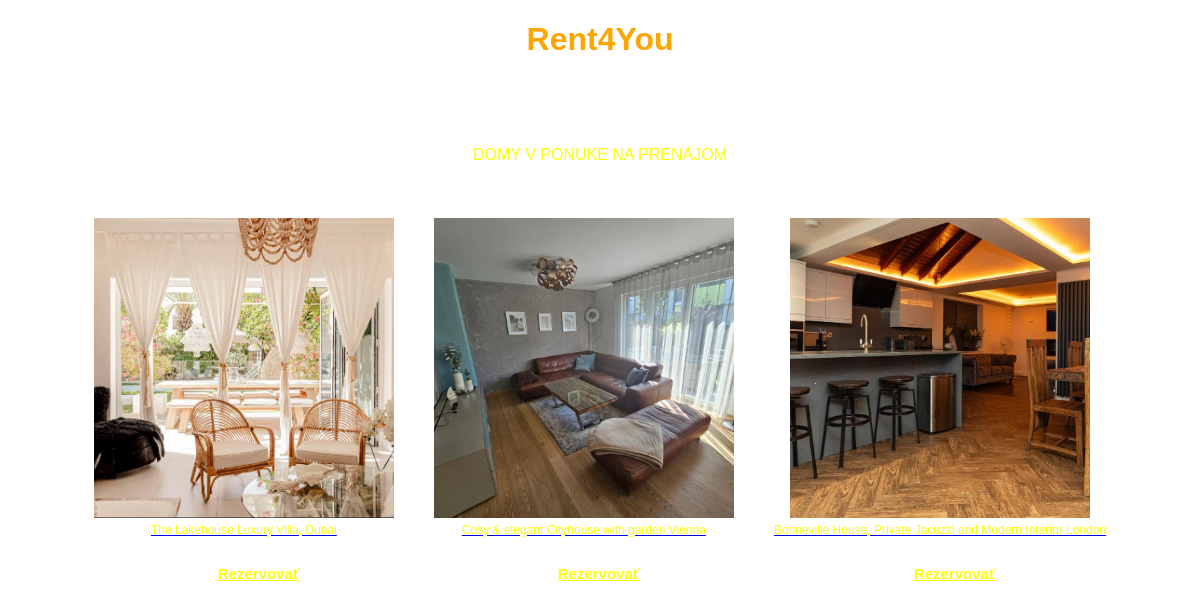
/domy/, run on the app's committed database.
### viewer/models.py (models this page shows)
class Property(Model):
    name = CharField(max_length=50)
    category = ForeignKey(Category, on_delete=CASCADE)
    image = ImageField(upload_to='uploads/')
    order_of_property = IntegerField()
    title = CharField(max_length=500)
    price = IntegerField(default=150)

### viewer/views.py (the view)
# urls.py: path('<str:category>/', rental, name='rental'),
def rental(request, category=None):
    try:
        category_object = Category.objects.get(name=category)
        properties = Property.objects.filter(category=category_object)
        context = {
            'category': category_object,
            'properties': properties,
        }
        template_name = f'{category}.html'
        return render(request, template_name, context)
    except Category.DoesNotExist:
        raise Http404("Category does not exist")

### viewer/templates/domy.html (shortened to what this page needs)
<!DOCTYPE html>
{% load static %}
<html lang="sk">
<head>
    <link rel="stylesheet" href="{% static 'styles.css' %}">
    <link rel="stylesheet" href="https://cdnjs.cloudflare.com/ajax/libs/lightbox2/2.11.3/css/lightbox.min.css" />
</head>
<body>
        <div class="header">
            <h1><span class="highlight">Rent4You</span></h1>
        </div>
        <div class="content center-text">
            <p>DOMY V PONUKE NA PRENÁJOM</p>
            <div class="thumbnail-container">
                {% if properties %}
                <div class="image-link">
                    <a href="{{ properties.0.image.url }}" data-lightbox="property" data-title="{{ properties.0.title }}">
                        <img src="{{ properties.0.image.url }}" alt="Náhled hlavního obrázku">
                             <div class="image-title">{{ properties.0.title }}</div>
                 <p><a class="reservation-link" href="{% url 'reservation' property_id=properties.0.id %}">Rezervovať</a></p>
                    </a>
                {% endif %}
            </div>
            <div class="thumbnail-container">
                {% if properties %}
                <div class="image-link">
                    <a href="{{ properties.5.image.url }}" data-lightbox="property" data-title="{{ properties.5.title }}">
                        <img src="{{ properties.5.image.url }}" alt="Náhled hlavního obrázku">
                             <div class="image-title">{{ properties.5.title }}</div>
                    <p><a class="reservation-link" href="{% url 'reservation' property_id=properties.5.id %}">Rezervovať</a></p>
                    </a>
                {% endif %}
            </div>
            <div class="thumbnail-container">
                {% if properties %}
                <div class="image-link">
                    <a href="{{ properties.10.image.url }}" data-lightbox="property" data-title="{{ properties.10.title }}">
                        <img src="{{ properties.10.image.url }}" alt="Náhled hlavního obrázku">
                             <div class="image-title">{{ properties.10.title }}</div>
                   <p><a class="reservation-link" href="{% url 'reservation' property_id=properties.10.id %}">Rezervovať</a></p>
                    </a>
                {% endif %}
            </div>
        </div>
    </div>
</body>
</html>

### viewer/static/styles.css (style rules this page uses)
body { margin: 0; padding: 0; color: yellow; font-family: Arial, sans-serif; background-image: url('uploads/background.jpg'); background-size: cover; background-repeat: no-repeat; background-position: top left; display: flex; flex-direction: column; align-items: center; justify-content: center; }
.content { margin: 50px 15px; }
.highlight { color: orange; }
.image-link { text-align: center; margin: 20px; }
.image-link img { width: 300px; height: 300px; object-fit: cover; display: block; margin: 0 auto; }
.image-link p { margin-top: 10px; font-weight: bold; }
.thumbnail-container { display: flex; }
.reservation-link { color: yellow; font-size: 15px; }
.thumbnail-container { display: flex; justify-content: center; align-items: center; }
.thumbnail-container a { margin: 0 15px; }
.thumbnail-container img { width: 300px; height: 300px; object-fit: cover; display: block; }
.center-text { text-align: center; }
.image-title { text-align: center; margin-top: 5px; color: yellow; font-size: 12px; }

### data on the page
Property: image (picture), title "The Lakehouse Luxury Villa, Dubai"
Property: image (picture), title "Cosy & elegant Cityhouse with garden Vienna"
Property: image (picture), title "Bonneville House, Private Jacuzzi and Modern Interior London"
